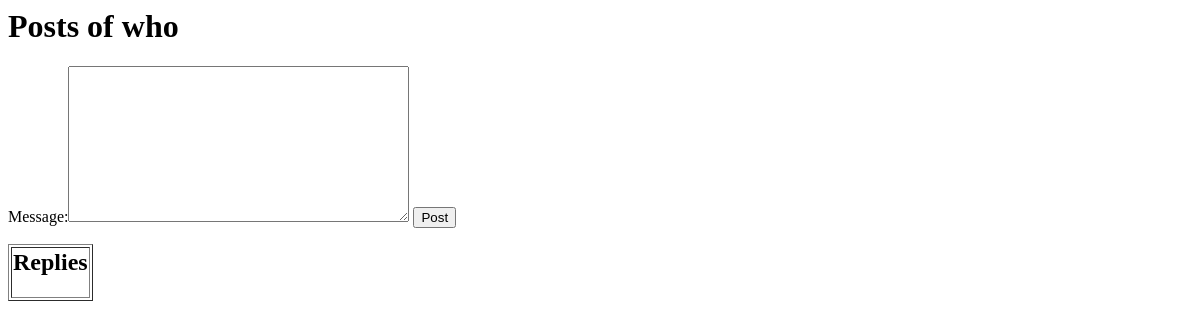
The app's page /boards/posts/8 (signed in), older data.
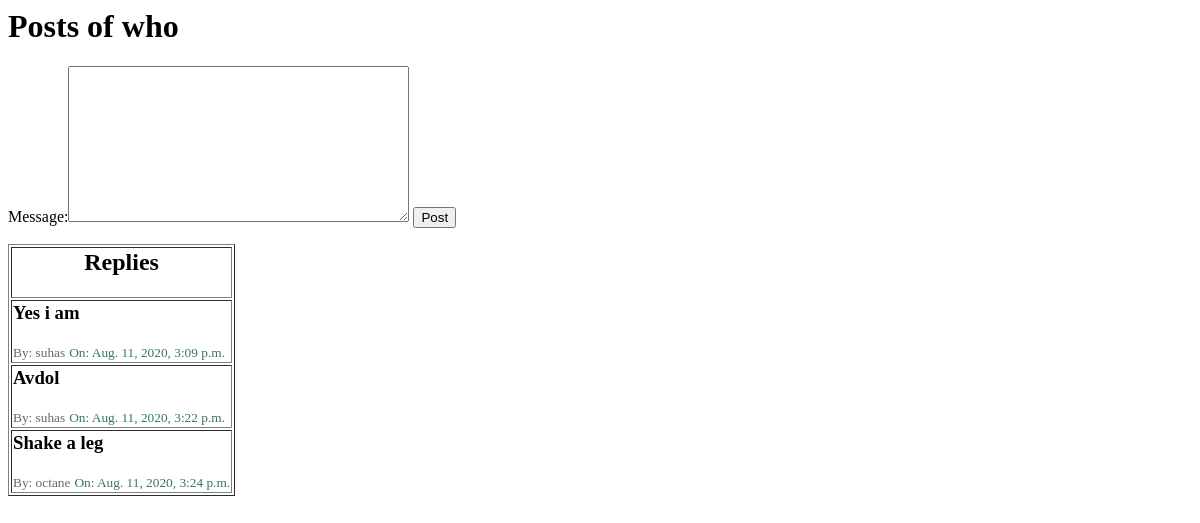
The same page, newer data.
### boards/models.py (models this page shows, shortened)
class Post(models.Model):
    message = models.TextField(max_length=4000)
    topic =models.ForeignKey(Topic, on_delete=models.CASCADE, related_name='posts')
    created_at = models.DateTimeField(auto_now_add=True)
    updated_at = models.DateTimeField(null=True)
    created_by = models.ForeignKey(User, on_delete=models.SET_NULL, null=True, related_name='posts')
    updated_by = models.ForeignKey(User, on_delete=models.SET_NULL, null=True, related_name='+')   # This instructs Django that we don’t need this reverse relationship, so it will ignore it.

### boards/views.py (the view, shortened to what this page needs)
# urls.py: path('posts/<str:pk>', views.allPosts, name='posts')
@login_required(login_url='boards:login')
def allPosts(request, pk):
    topic = get_object_or_404(Topic, pk=pk)
    form = PostForm()
    posts = topic.posts.all()
    context = {'topic': topic, 'posts': posts, 'form': form}
    return render(request, 'boards/posts.html', context)

### boards/forms.py
class PostForm(ModelForm):
    class Meta:
        model = Post
        fields = ['message']

### boards/templates/boards/posts.html (shortened to what this page needs)
<h1>Posts of {{topic.subject}}</h1>
<form action="" method="post">
    {{form}}
    <input type="submit" value="Post">
</form>
<table border="1">
    <thead>
        <tr>
            <th>
                <h2>Replies</h2>
            </th>
        </tr>
    </thead>
    <tbody>
        {% for post in posts %}
        <tr>
            <td>
                <h3>{{post.message}}</h3>
                <small style="color: #666;">By: {{ post.created_by }}</small>
                <small style="color: #376;">On: {{ post.created_at }}</small>
            </td>
        </tr>
        {% endfor %}
    </tbody>
</table>

Row changes from the older to the newer data that the page shows:
added Post: message "Yes i am", created_by "suhas", created_at "Aug. 11, 2020, 3:09 p.m."
added Post: message "Avdol", created_by "suhas", created_at "Aug. 11, 2020, 3:22 p.m."
added Post: message "Shake a leg", created_by "octane", created_at "Aug. 11, 2020, 3:24 p.m."
